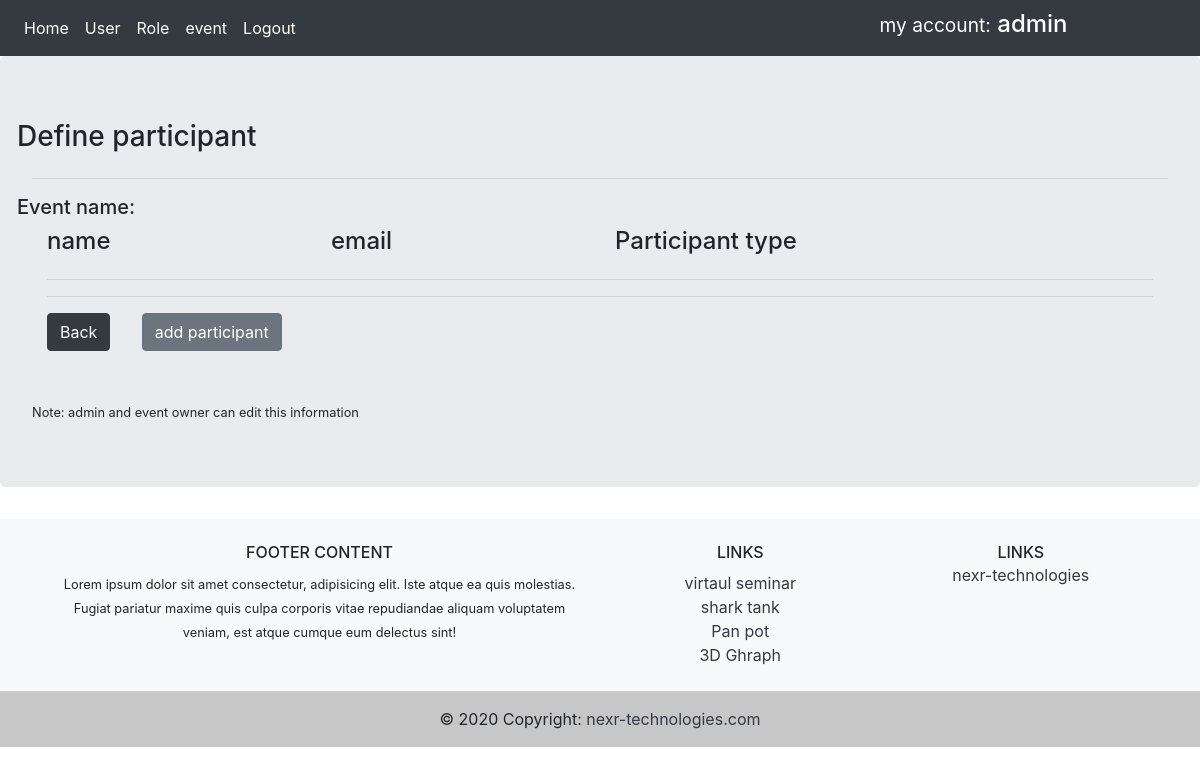
Before: /participant/2 (signed in) with the older database file.
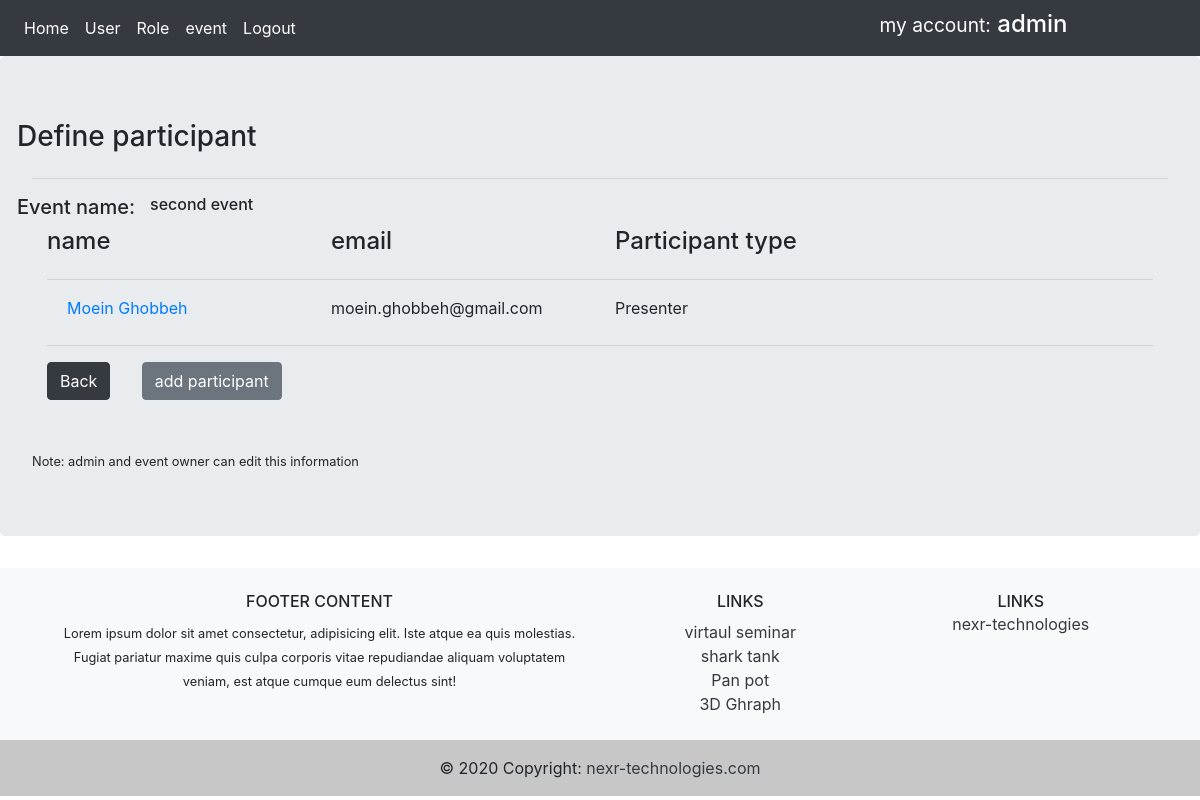
After: the same page with the newer database file.
### app/models.py (models this page shows, shortened)
class Event(db.Model):
    id = db.Column(db.Integer, primary_key=True)
    name = db.Column(db.String(120), nullable=False)
    description = db.Column(db.String(120), nullable=False)
    startdate = db.Column(db.DateTime, nullable=False,
                          default=datetime.datetime.now)
    enddate = db.Column(db.DateTime, nullable=False,
                        default=datetime.datetime.now)
    capacity = db.Column(db.Integer, nullable=True)
    user_id = db.Column(db.Integer, db.ForeignKey('user.id'), nullable=False)
    participants = db.relationship(
        'Participant', backref='eventParticipant', lazy=True)

class Participant(db.Model):
    id = db.Column(db.Integer, primary_key=True)
    name = db.Column(db.String(25), nullable=True)
    email = db.Column(db.String(50), nullable=False)
    event_id = db.Column(db.Integer, db.ForeignKey('event.id'), nullable=False)
    Participanttypes_id = db.Column(db.Integer, db.ForeignKey(
        'participanttypes.id'), nullable=False)

class Participanttypes(db.Model):
    id = db.Column(db.Integer, primary_key=True)
    type = db.Column(db.String, nullable=False)
    parti = db.relationship(
        'Participant', backref='ParticipantTypes_id', lazy=True)

### app/routes.py (the view)
@app.route('/participant/<int:event_id>', methods=['GET', 'POST'])
@login_required
def participant(event_id):
    participant = Participant.query.filter_by(event_id=event_id)
    event_name = ''
    if Event.query.filter_by(id=event_id).first():
        event_name = Event.query.filter_by(id=event_id).first().name
    return render_template('participant.html', form=participant, event_id=event_id, event_name=event_name)

### app/models.py (called while the page is built)
@login_manager.user_loader
def load_user(user_id):
    return User.query.get(int(user_id))

### app/templates/participant.html (shortened to what this page needs)
{% extends 'base.html' %}
{% block content %}
<form action="" method="POST">
    <div class="row">
        <div class="col-ms">
            <h3> Define participant </h3>
        </div>
    </div>
    <hr />
    <div class="row">
        <div class="col-ms">
            <h5>Event name:</h5>
        </div>
        <div class="col-2">
            <h6>  {{ event_name }} </h6>
        </div>
    </div>
    <div class="container">
        <div class="row">
            <div class="col-3">
                <h4>name</h4>
            </div>
            <div class="col-3">
                <h4>email</h4>
            </div>
            <div class="col-3">
                <h4> Participant type </h4>
            </div>
        </div>
        <hr />
        {% for participant in form %}
        <div class="row">
            <div class="col-3">
                <a href="{{ url_for('participantDetail', participant_id=participant.id , event_id=event_id) }}"
                    class="card-body">{{
                    participant.name }}</a>
            </div>
            <div class="col-3">
                {{ participant.email }}
            </div>
            <div class="col-3">
                {{ participant.ParticipantTypes_id.type }}
            </div>
        </div>
        {% endfor %}
        <hr />
        <div class="row">
            <div class="col-1">
                <a href="{{ url_for('eventdetail', event_id=event_id) }}" class="btn btn-dark">
                    Back</a>
            </div>
            <div class="col-2">
                {% if current_user.is_authenticated %}
                {% if form.username == current_user.username or current_user.username == 'admin' %}
                <a href="{{ url_for('new_participant', event_id=event_id, event_name=event_name) }}"
                    class="btn btn-secondary">add participant</a>
                {% endif %}
                {% endif %}
            </div>
        </div>
        <br>
        <br>
        <div class="row">
            <div class="col=3">
                <small> Note: admin and event owner can edit this information </small>
            </div>
        </div>
    </div>
</form>
</div>
{% endblock %}

Changed rows visible on the page:
added Event: name "second event"
added Participant: name "Moein Ghobbeh", email "moein.ghobbeh@gmail.com", ParticipantTypes_id.type "Presenter"
